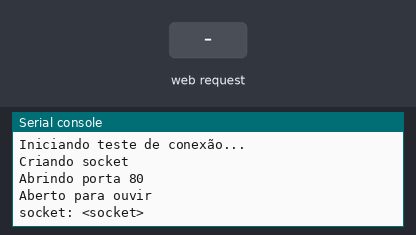
Bench run of a program on a simulated ESP32 board running MicroPython. Shown: the last lines printed to the serial console. Inputs (shaded band) come from the test bench.

Above: at 1.2 s.
1.3 s: HTTP request GET / received
At 2.7 s:
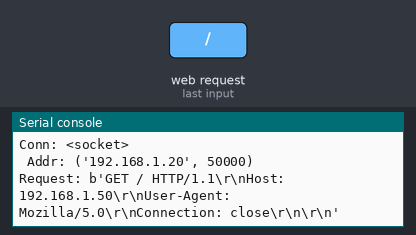
At 5.0 s:
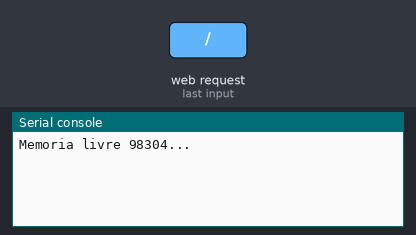

Measured:
- after the input at 1.3 s, the serial console: prints a new line at once (image 1)

The program:

testando_net_esp.py
```python
"""
Teste de Conexão da ESP
"""
print("Iniciando teste de conexão...")

import socket
import network
from gc import mem_free, collect
from time import sleep

def por_wifi(network = network):
    net_global = network.WLAN(network.STA_IF)
    net_global.active()

    if net_global != None:
        if not net_global.isconnected():
            list_of_wifi = net_global.scan()
            print(list_of_wifi)

            wifi = []
            for wifi_ in list_of_wifi:
                if wifi_[3] == 0:
                    wifi.append(wifi_)
            lw = len(wifi)

            wifi_to_connect = wifi[i]
            sta.connect(wifi_to_connect[0])
            ip_global = net_global.ifconfig()[0]
    print(f"NET: {net_global}\nIP: {ip_global}")
    return net_global, ip_global

print("Criando socket")
soc = socket.socket(socket.AF_INET, socket.SOCK_STREAM)

print("Abrindo porta 80")
soc.bind(("", 80))

print("Aberto para ouvir")
soc.listen(5)
print(f"socket: {soc}")

while True:
    conn, addr = soc.accept()
    print(f"Conn: {conn}\n Addr: {addr}")

    request = str(conn.recv(2048))
    print(f"Request: {request}")

    sleep(3)
    m_livre = mem_free()
    print(f"Memoria livre {m_livre}...\n\n")

    response = f"Quantidade de Memoria Livre: {m_livre}"
    conn.send("HTTP/1.1 200 OK\n")
    conn.send("Content-Type: text/html\n")
    conn.send("Connection: close\n\n")
    conn.sendall(response)

    conn.close()
```
